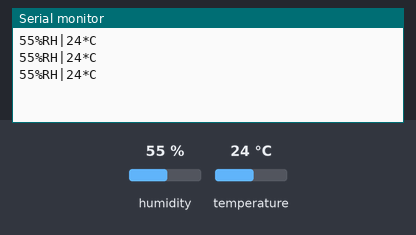
Bench run of a sketch on a simulated Arduino Uno, built with avr-gcc and run on an emulated ATmega328P. On the bench: the last lines printed to the serial monitor. The test bench sets the inputs (shaded band); at power-on: humidity 55 %, temperature 24 °C.

Above: at 2.8 s.
2.9 s: humidity set to 22 %
At 4.8 s:
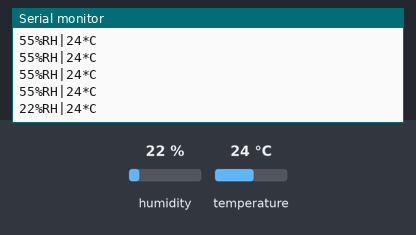
5.6 s: temperature set to 12 °C
At 6.8 s:
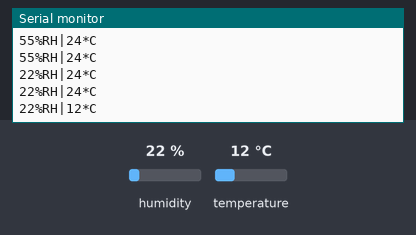
8.3 s: humidity set to 40 %
At 9.8 s:
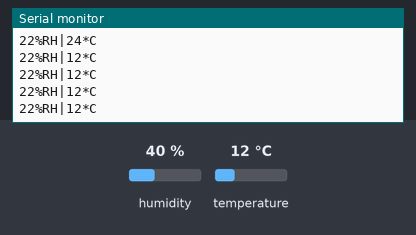
Timing chart, 0 to 11.3 s (numbered marks = the images above; inputs shaded):
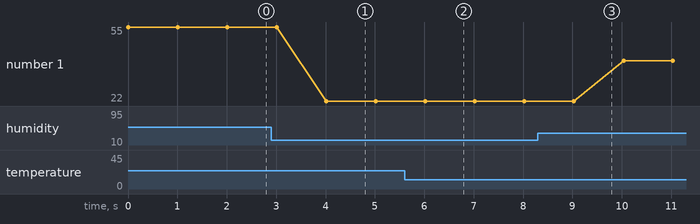

The sketch:

TERMOMETRV1.0.ino
```cpp
#include "DHT.h"// that was include libray for thermometer
#define DHT11_PIN 12// this command was define pin of thermometr for 12
DHT dht;
void setup() {
 Serial.begin(9600);
dht.setup(DHT11_PIN);

}

void loop() {
 int wilgotnosc = dht.getHumidity();//in my language wilgotność is humidity
  Serial.print(wilgotnosc);//That was showing our humidity on serial port
  Serial.print("%RH|");
  int temperatura = dht.getTemperature();//in polish temperatura is tmemperature
  Serial.print(temperatura);//Like in humidity this show temperature
  Serial.println("*C");//There is ln on the end of print because this is end of the message for serial port
 delay(1000);
}
```

Measured:
- after the input at 2.9 s, the serial monitor: prints a new line after 1.1 s (image 1)
- after the input at 5.6 s, the serial monitor: prints a new line after 0.42 s (image 2)
- plotted number 1: 55 → 22 after the input at 2.9 s, 22 → 40 after the input at 8.3 s
